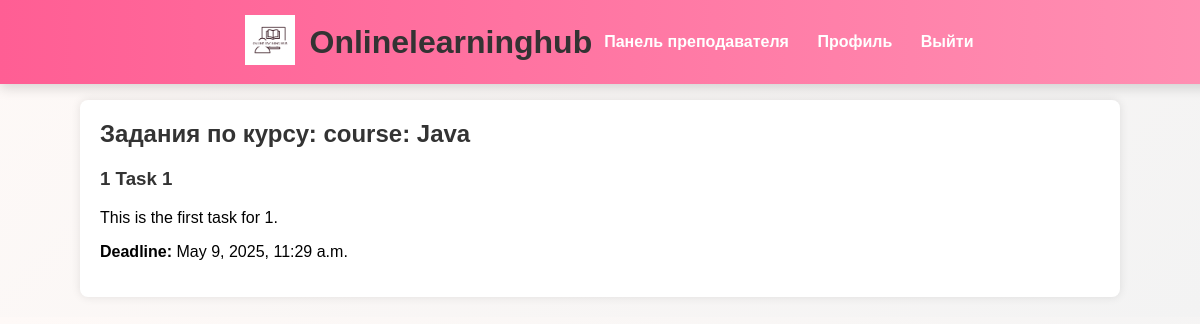
Page /courses/7/tasks/ (signed in) on the committed database.
### myapp/models.py (models this page shows, shortened)
class Course(models.Model):
    title = models.CharField(max_length=100)
    slug = models.SlugField(unique=True, blank=True)
    description = models.TextField()
    teacher = models.ForeignKey(User, on_delete=models.CASCADE, limit_choices_to={'role': 'teacher'})
    created_at = models.DateTimeField(auto_now_add=True)
    video_url = models.CharField(max_length=255, blank=True, null=True)

class Task(models.Model):
    lesson = models.ForeignKey(Lesson, on_delete=models.CASCADE)
    title = models.CharField(max_length=255)
    description = models.TextField()
    deadline = models.DateTimeField()

### myapp/views.py (the view)
# urls.py: path('courses/<int:course_id>/tasks/', course_tasks_view, name='course_tasks'),
@login_required
def course_tasks_view(request, course_id):
    course = get_object_or_404(Course, id=course_id)
    tasks = Task.objects.filter(lesson__course=course)
    return render(request, 'myapp/course_tasks.html', {
        'course': course,
        'tasks': tasks
    })

### myapp/templates/myapp/course_tasks.html
{% extends 'myapp/base.html' %}
{% block content %}
<h2>Задания по курсу: {{ course.title }}</h2>
{% for task in tasks %}
<div class="task-card">
    <h3>{{ task.title }}</h3>
    <p>{{ task.description }}</p>
    <p><strong>Deadline:</strong> {{ task.deadline }}</p>
</div>
{% empty %}
<p>Пока нет заданий для этого курса.</p>
{% endfor %}
{% endblock %}

### myapp/static/myapp/style.css (style rules this page uses)
body { font-family: Arial, sans-serif; background: linear-gradient(135deg, #fef9f7, #f3f3f3); background-size: cover; margin: 0; padding: 0; }
h1, h2, h3 { color: #333; margin-top: 0; }

### myapp/templates/myapp/base.html (style rules this page uses)
body { margin: 0; padding-top: 80px; }

### rows in the picture
Course: title "course: Java"
Task: title "1 Task 1", description "This is the first task for 1.", deadline "May 9, 2025, 11:29 a.m."
